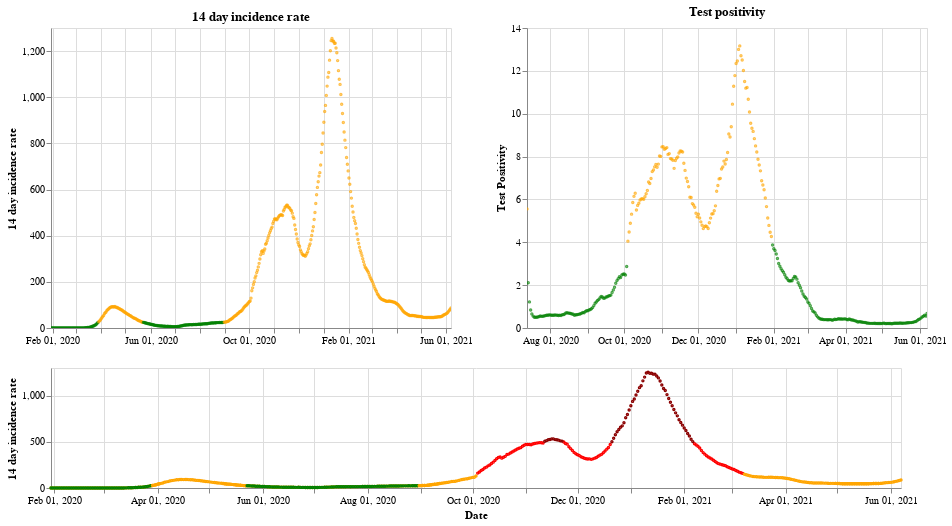

Notebook source saved alongside this figure:
### Markdown cell above
## England

### Code cell
plot_traffic_light('England')

### Figure 1 — Vega-Lite specification as saved in the notebook (floating-point values rounded to 4 significant figures; data arrays with more than 128 entries replaced by an {"elided": "..."} marker saying what was removed)
{"config": {"view": {"continuousWidth": 400, "continuousHeight": 300}}, "vconcat": [{"hconcat": [{"mark": {"type": "point", "size": 2}, "encoding": {"color": {"condition": {"value": "green", "test": "(datum.twoWeeklyCasesRate <= 25)"}, "value": "orange"}, "tooltip": [{"type": "nominal", "field": "areaName"}, {"type": "temporal", "field": "date"}, {"type": "quantitative", "field": "twoWeeklyCasesRate"}, {"type": "quantitative", "field": "testPositivity"}], "x": {"type": "temporal", "axis": {"title": ""}, "field": "date", "scale": {"domain": {"selection": "DateBrush"}}, "timeUnit": "yearmonthdate"}, "y": {"type": "quantitative", "axis": {"title": "14 day incidence rate"}, "field": "twoWeeklyCasesRate"}}, "title": "14 day incidence rate", "width": 400}, {"mark": {"type": "point", "size": 2}, "encoding": {"color": {"condition": {"value": "green", "test": "(datum.testPositivity <= 4)"}, "value": "orange"}, "tooltip": [{"type": "nominal", "field": "areaName"}, {"type": "temporal", "field": "date"}, {"type": "quantitative", "field": "twoWeeklyCasesRate"}, {"type": "quantitative", "field": "testPositivity"}], "x": {"type": "temporal", "axis": {"title": ""}, "field": "date", "scale": {"domain": {"selection": "DateBrush"}}, "timeUnit": "yearmonthdate"}, "y": {"type": "quantitative", "axis": {"title": "Test Positivity"}, "field": "testPositivity"}}, "title": "Test positivity", "width": 400}]}, {"layer": [{"mark": {"type": "point", "size": 2}, "encoding": {"color": {"condition": {"value": "orange", "test": "((50 && datum.twoWeeklyCasesRate) < 150)"}, "value": "red"}, "opacity": {"condition": {"value": 1, "test": "((50 && datum.twoWeeklyCasesRate) < 500)"}, "value": 0}, "tooltip": [{"type": "nominal", "field": "areaName"}, {"type": "temporal", "field": "date"}, {"type": "quantitative", "field": "twoWeeklyCasesRate"}, {"type": "quantitative", "field": "testPositivity"}], "x": {"type": "temporal", "axis": {"title": "Date"}, "field": "date", "timeUnit": "yearmonthdate"}, "y": {"type": "quantitative", "axis": {"title": "14 day incidence rate"}, "field": "twoWeeklyCasesRate"}}, "selection": {"DateBrush": {"type": "interval", "encodings": ["x"], "fields": ["Time"]}}, "width": 850}, {"mark": {"type": "point", "size": 2}, "encoding": {"color": {"value": "darkred"}, "opacity": {"condition": {"value": 1, "test": "(datum.twoWeeklyCasesRate >= 500)"}, "value": 0}, "tooltip": [{"type": "nominal", "field": "areaName"}, {"type": "temporal", "field": "date"}, {"type": "quantitative", "field": "twoWeeklyCasesRate"}, {"type": "quantitative", "field": "testPositivity"}], "x": {"type": "temporal", "axis": {"title": "Date"}, "field": "date", "timeUnit": "yearmonthdate"}, "y": {"type": "quantitative", "axis": {"title": "14 day incidence rate"}, "field": "twoWeeklyCasesRate"}}, "width": 400}, {"mark": {"type": "point", "size": 2}, "encoding": {"color": {"condition": {"value": "green", "test": "((4 && datum.twoWeeklyCasesRate) < 25)"}, "value": "orange"}, "opacity": {"condition": {"value": 1, "test": "(datum.twoWeeklyCasesRate < 50)"}, "value": 0}, "tooltip": [{"type": "nominal", "field": "areaName"}, {"type": "temporal", "field": "date"}, {"type": "quantitative", "field": "twoWeeklyCasesRate"}, {"type": "quantitative", "field": "testPositivity"}], "x": {"type": "temporal", "axis": {"title": "Date"}, "field": "date", "timeUnit": "yearmonthdate"}, "y": {"type": "quantitative", "axis": {"title": "14 day incidence rate"}, "field": "twoWeeklyCasesRate"}}, "width": 400}], "height": 120, "width": 800}], "data": {"name": "data-b1aa28bec816b7bea236733683016e8d"}, "$schema": "https://vega.github.io/schema/vega-lite/v4.8.1.json", "datasets": {"data-b1aa28bec816b7bea236733683016e8d": {"elided": "495 records"}}}
